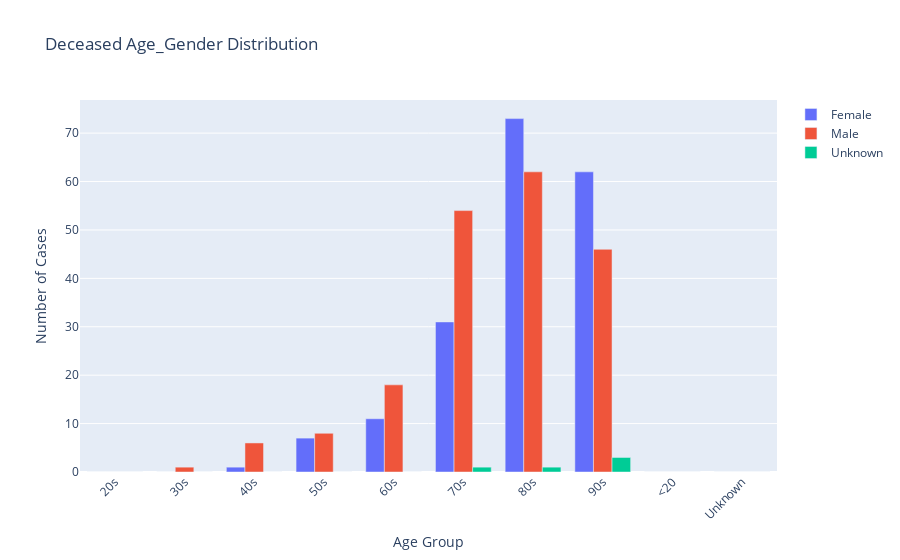

Here is the notebook cell this chart was saved with:
### Code cell
fig = go.Figure(data=[
    go.Bar(name='Female', x=Deceased_G.Age_Group, y=Deceased_G.Female),
    go.Bar(name='Male', x=Deceased_G.Age_Group, y=Deceased_G.Male),
    go.Bar(name='Unknown', x=Deceased_G.Age_Group, y=Deceased_G.Unknown)
])

fig.update_layout(title_text='Deceased Age_Gender Distribution', barmode='group', xaxis_tickangle=-45, xaxis_title='Age Group', yaxis_title='Number of Cases')
fig.show()

### Figure 1 — Plotly figure (JSON) as saved in the notebook; plotly's stock layout.template omitted (floating-point values rounded to 4 significant figures)
{"data": [{"name": "Female", "type": "bar", "x": ["20s", "30s", "40s", "50s", "60s", "70s", "80s", "90s", "<20", "Unknown"], "y": [0, 0, 1, 7, 11, 31, 73, 62, 0, 0]}, {"name": "Male", "type": "bar", "x": ["20s", "30s", "40s", "50s", "60s", "70s", "80s", "90s", "<20", "Unknown"], "y": [0, 1, 6, 8, 18, 54, 62, 46, 0, 0]}, {"name": "Unknown", "type": "bar", "x": ["20s", "30s", "40s", "50s", "60s", "70s", "80s", "90s", "<20", "Unknown"], "y": [0, 0, 0, 0, 0, 1, 1, 3, 0, 0]}], "layout": {"barmode": "group", "title": {"text": "Deceased Age_Gender Distribution"}, "xaxis": {"tickangle": -45, "title": {"text": "Age Group"}}, "yaxis": {"title": {"text": "Number of Cases"}}}}
